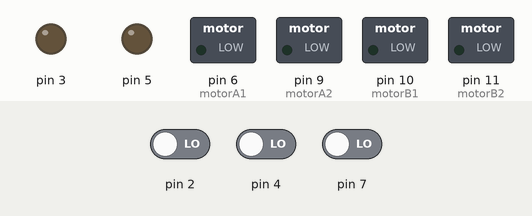
Simulated run of this sketch. Board: Arduino Uno, built with avr-gcc and run on an emulated ATmega328P. Parts: switched loads named in the sketch (green lamp = pin HIGH), output pins drawn as LEDs (lit = HIGH). The inputs (shaded band) are chosen by the test bench; at power-on: pin 2 LOW, pin 7 LOW, pin 4 LOW.

Above: at 1.2 s.
1.3 s: pin 2 driven HIGH and pin 7 driven HIGH
At 1.7 s:
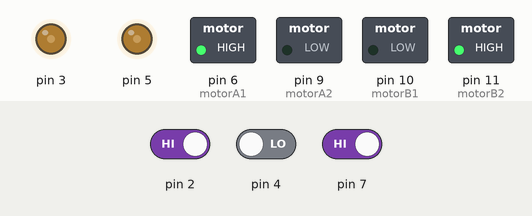
2.8 s: pin 4 driven HIGH and pin 7 driven LOW
At 4.0 s:
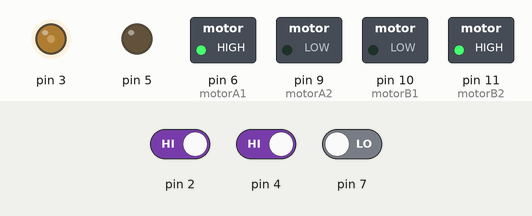
Timing chart, 0 to 5.8 s (numbered marks = the images above; inputs shaded):
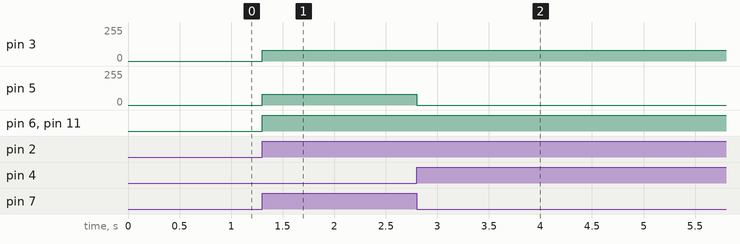

Measured:
- after the input at 1.3 s, pin 3, pin 5: 0/255 → 80/255 at once; pin 6 (motorA1), pin 11 (motorB2): LOW → HIGH at once
- after the input at 2.8 s, pin 5: 80/255 → 0/255 at once

The sketch:

lineTRaKKKK.ino
```cpp
//speed of motors betwen 0 and 255, if you like you can change it
int pwm_speedA = 150;
int pwm_speedB = 145;
char command;
const int motorA1 = 6;    //motor A positive (+) pin to pin 6 (PWM) (from L298 module!)
const int motorA2 = 9;        //motor A negative (-) pin to pin 9 (PWM)
const int motorB1 = 10;   //motor B positive (+) pin to pin 10 (PWM)
const int motorB2 = 11; //motor B negative (-) pin to pin 11 (PWM)
void setup() {
Serial.begin(9600);
  //pins for motor controller
 pinMode(motorA1, OUTPUT);
  pinMode(motorA2, OUTPUT);
  pinMode(motorB1, OUTPUT);
  pinMode(motorB2, OUTPUT);
  pinMode(5, OUTPUT);
  pinMode(3, OUTPUT);

  pinMode(2, INPUT);
  pinMode(4, INPUT);
  pinMode(7, INPUT);
  Serial.begin(9600);

}

void loop() {


 if(digitalRead(2) == HIGH && digitalRead(7) == HIGH && digitalRead(4) == LOW)
 {
  digitalWrite(motorA1, HIGH);
  digitalWrite(motorA2, LOW);
  digitalWrite(motorB1, LOW);
  digitalWrite(motorB2, HIGH);
  analogWrite(3, 80);
  analogWrite(5, 80);
 }
  else if(digitalRead(2) == LOW && digitalRead(7) == HIGH && digitalRead(4) == HIGH)
 {
  digitalWrite(motorA1, HIGH);
  digitalWrite(motorA2, LOW);
  digitalWrite(motorB1, LOW);
  digitalWrite(motorB2, HIGH);
   analogWrite(5, 80);
   analogWrite(3, 0);
  delay(300);
  }
  else if(digitalRead(2) == HIGH && digitalRead(7) == LOW && digitalRead(4) == HIGH)
  {
  digitalWrite(motorA1, HIGH);
  digitalWrite(motorA2, LOW);
  digitalWrite(motorB1, LOW);
  digitalWrite(motorB2, HIGH);
  analogWrite(5, 0);
  analogWrite(3, 80);
  delay(300);
  }
}
```
